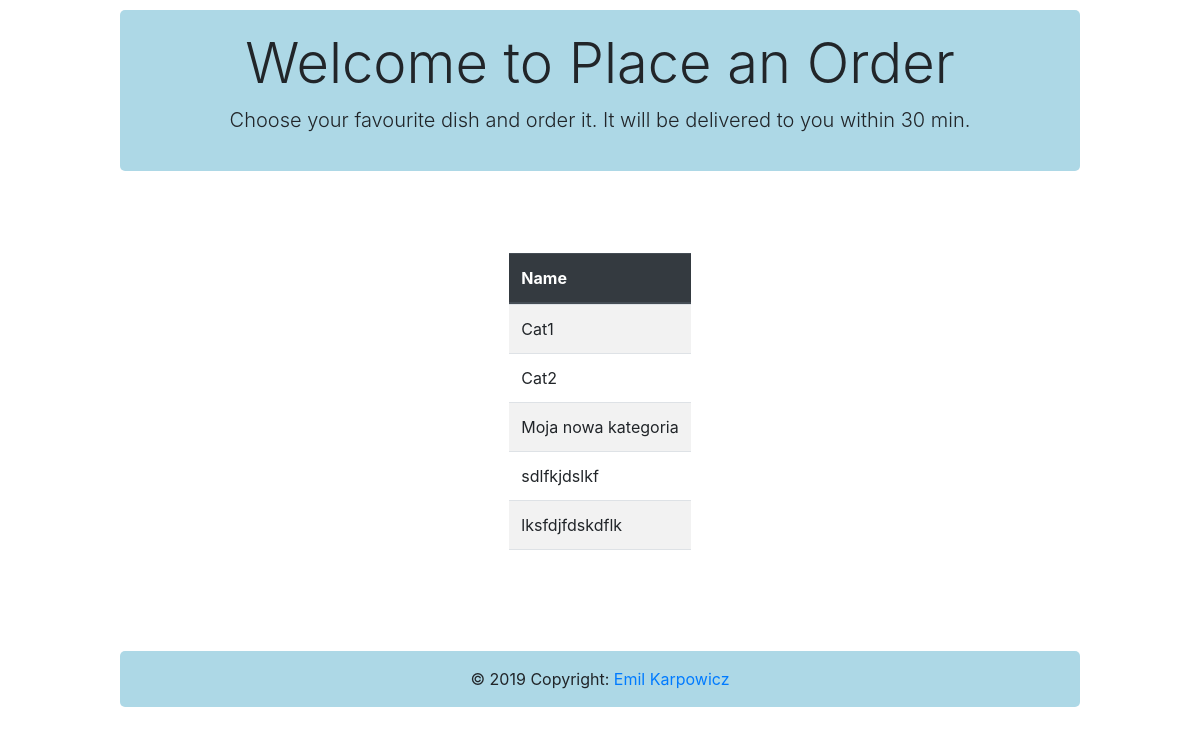
Page /check_categories on the earlier database version.
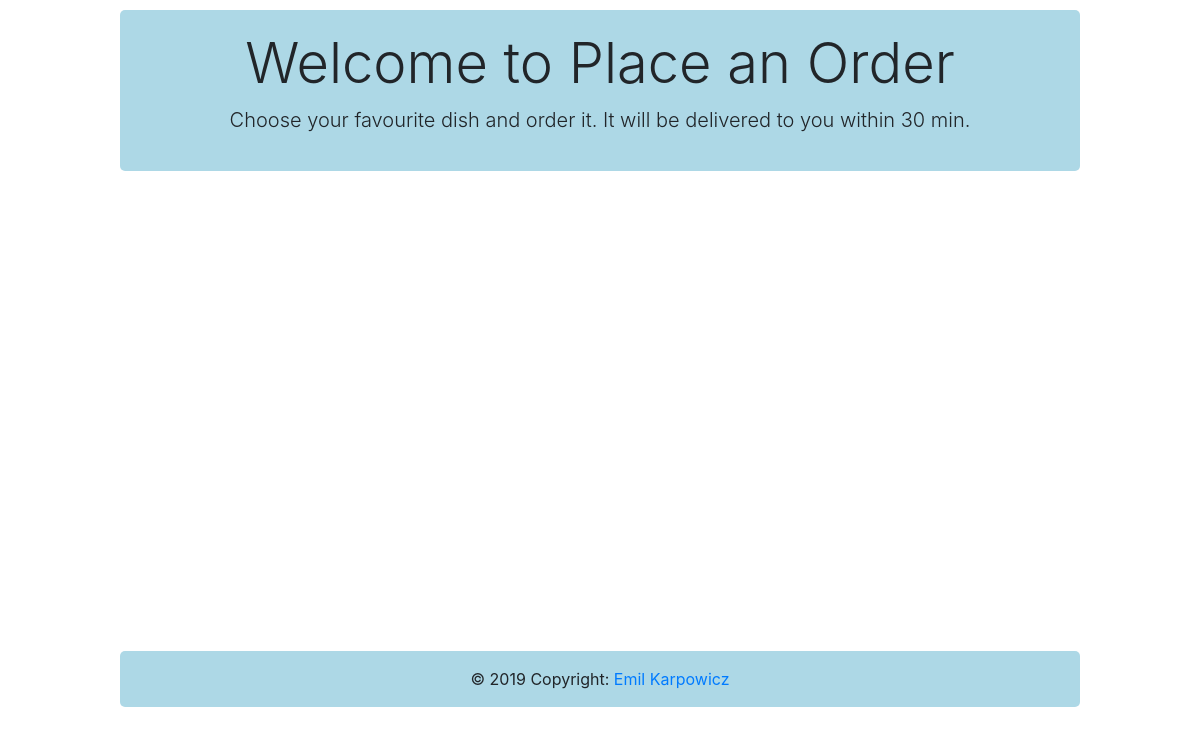
Same page on the later database version.
### Place_Order_Application/models.py (models this page shows, shortened)
class Category(models.Model):
    DEFAULT_PK = 1
    id = models.AutoField(primary_key=True)
    name = models.CharField(max_length=100, blank=False, null=False)

### Place_Order_Application/views.py (the view)
# urls.py: re_path(r'^check_categories',views.check_categories,name="check_categories"),
def check_categories(request):
    all_categories = Category.objects.all()
    context = {'all_categories':all_categories}
    return render(request, 'Place_Order_Application/check_categories.html', context=context)

### templates/Place_Order_Application/check_categories.html
<!doctype html>
{% extends 'Place_Order_Application/base.html' %}
{% block body_block %}
<div style="display: flex;flex-direction: column;gap:5px;">
    {% if all_categories %}
        <table class="table table-striped table-hover" style="table-layout: fixed;display:flex;flex-direction:column">
            <thead class="thead-dark" style="display: table;width: 100%">
                <tr>
                    <th>Name</th>
                </tr>
            </thead>
            <tbody style="height: 250px;overflow: auto">
                {% for c in all_categories %}
                    <tr>
                        <td>{{ c.name }}</td>
                    </tr>
                {% endfor %}
            </tbody>
        </table>
    {% endif %}
</div>
{% endblock %}

Differences in the rows shown:
removed Category: name "Cat1"
removed Category: name "Cat2"
removed Category: name "Moja nowa kategoria"
removed Category: name "sdlfkjdslkf"
removed Category: name "lksfdjfdskdflk"
Other differences:
text no longer shown: "Name"
